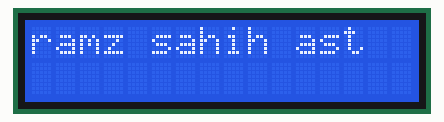
Recording of a sketch running on a simulated Arduino Uno, built for the host (arithmetic inside an expression is 32-bit, double 64-bit). On the bench: 16×2 character LCD.

Above: at 0.1 s.
At 4.7 s:
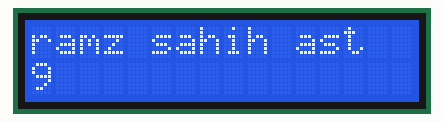
At 9.7 s:
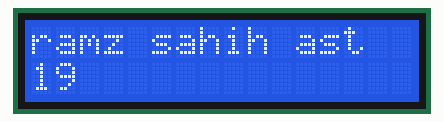
At 19.8 s:
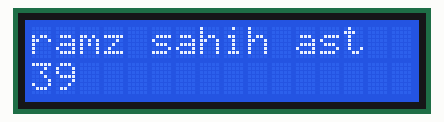
At 29.4 s:
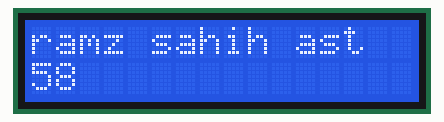
At 39.5 s:
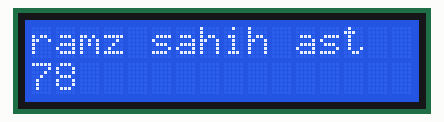

The sketch:

matn_printer.ino
```cpp
#include <LiquidCrystal.h>
#include <string.h>
#include <stdio.h>
#include <stdlib.h>
#include <string.h>

using namespace std;

int adad_khali = 1000000;
bool matnbede = true ;
String matn = "adadi nazadid";
int adad = adad_khali ;
String matn_adad = "";
bool taghir = false;

const String matn_success = "ramz sahih ast";
const String matn_fail = "ramz nadorost";

// ettesalat mored niaz lcd .
const int rs = 12, en = 11, d4 = 5, d5 = 4, d6 = 3, d7 = 2;
LiquidCrystal lcd(rs, en, d4, d5, d6, d7);

void namayesh(bool matn_bede , bool adad_bede , String matn , String adad)
{
    lcd.clear();
    lcd.setCursor(0,0);
    if(matn_bede)
    {
      lcd.print(matn);
      lcd.setCursor(1, 1);
    }
    if(adad!=adad_khali)
    {
      if(adad_bede)
      {
        lcd.print(matn_adad);
      }
    }
}

//matn1 ra dar khat avval va matn2 ra dar khat 2 minevisad .
void namayesh(String matn1 , String matn2="")
{
    lcd.clear();
    lcd.setCursor(0,0);
    lcd.print(matn1);
    lcd.setCursor(0,1);
    lcd.print(matn2);
}


void setup() {
  lcd.begin(16, 2);
  lcd.setCursor(0, 0);
  lcd.print(matn);
  adad = 0;
}

void loop() {
  namayesh(matn_success , matn_adad);
  adad+=1;
  matn_adad = adad;
  delay(500);
}
```

Measured:
- what the display in image 1 shows lasts 0.5 s, from 4.6 s to 5.1 s
